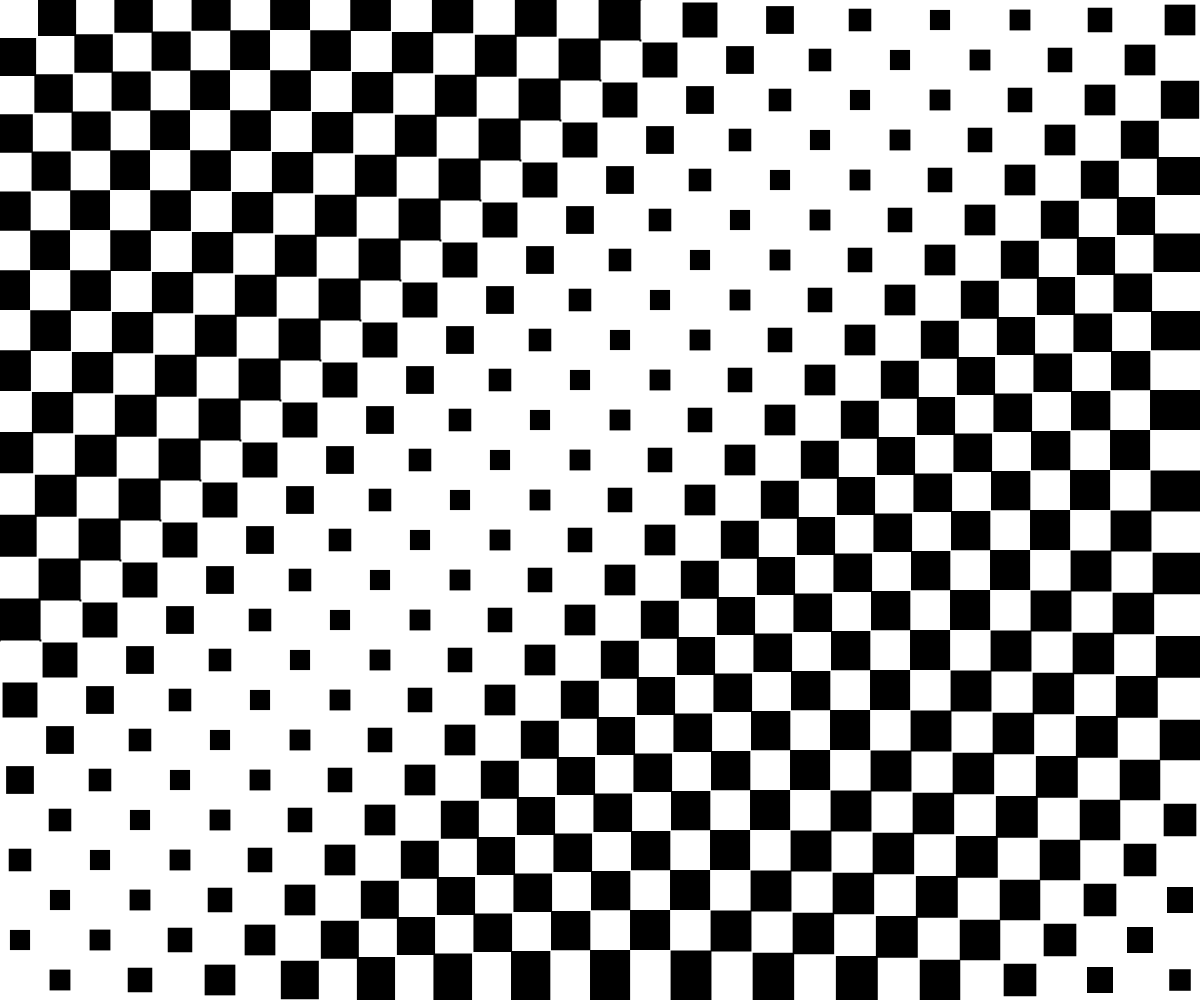
Frame 1 (no input)
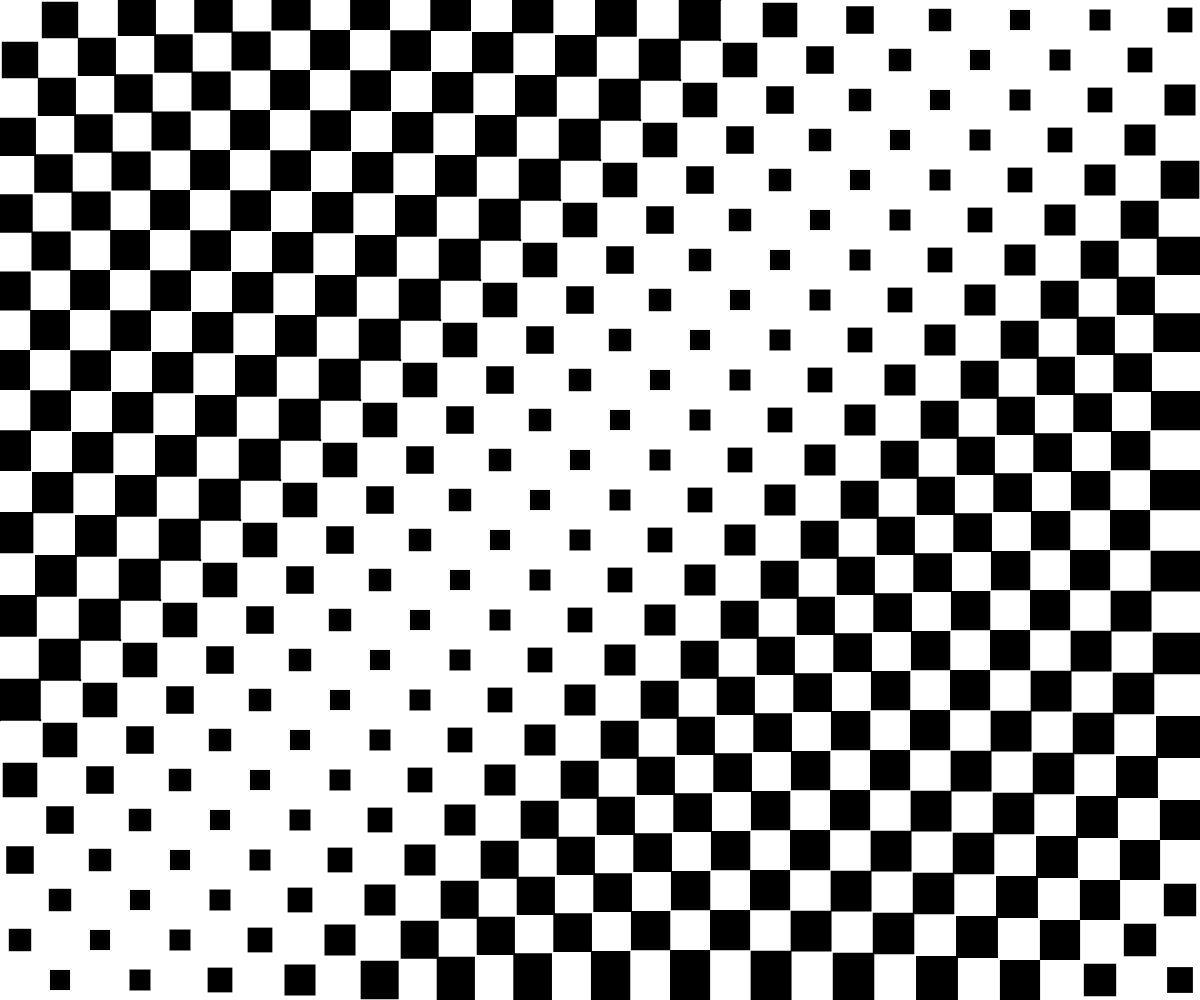
Frame 60 (no input)
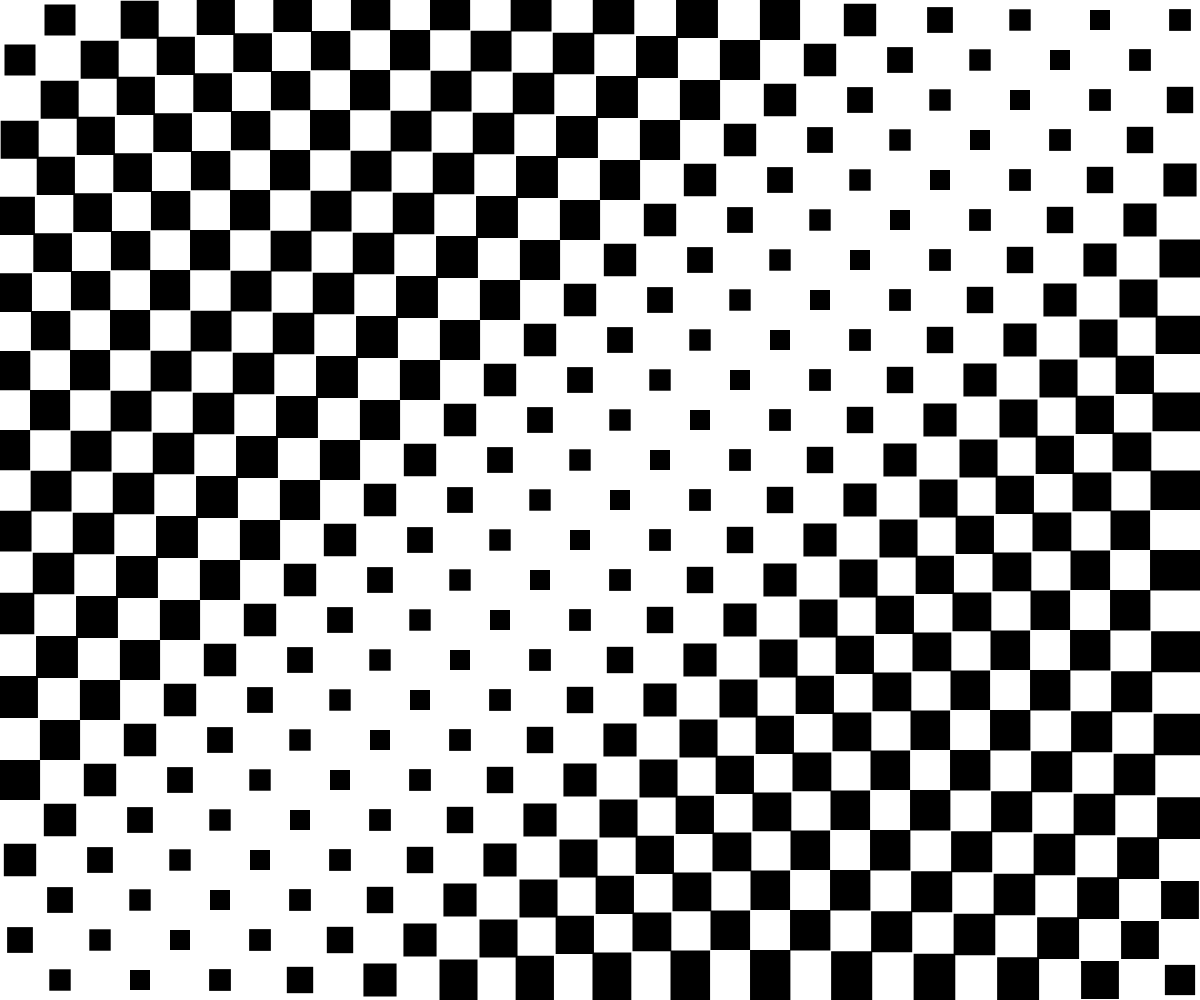
Frame 120 (the mouse pressed at the canvas centre since frame 60)

The p5.js sketch that drew these frames (run headless with seeded random() and noise() and a simulated clock; from frame 60 on, the mouse is pressed at the canvas centre):

// p5.js sketch
// ── sketch.js
let gridSize = 40; // Tamaño de cuadrado
let rows, cols;
let angle = 0;

function setup() {
  createCanvas(windowWidth, windowHeight);
  rows = height / gridSize;
  cols = width / gridSize;
  rectMode(CENTER);
  noStroke();
  frameRate(30);
  background(255);
}

function draw() {
  background(255);

  for (let x = 0; x < cols; x++) {
    for (let y = 0; y < rows; y++) {
      let offsetX = x * gridSize;
      let offsetY = y * gridSize;
      let wave = sin(angle + x * 0.2 + y * 0.2) * 20;
      let size = gridSize + wave;
      
      // Determinar si el cuadrado debe ser blanco o negro según la posición
      if ((x + y) % 2 === 0) {
        fill(255);
      } else {
        fill(0);
      }
      
      rect(offsetX + gridSize / 2, offsetY + gridSize / 2, size, size);
    }
  }

  angle += 0.1;
}
